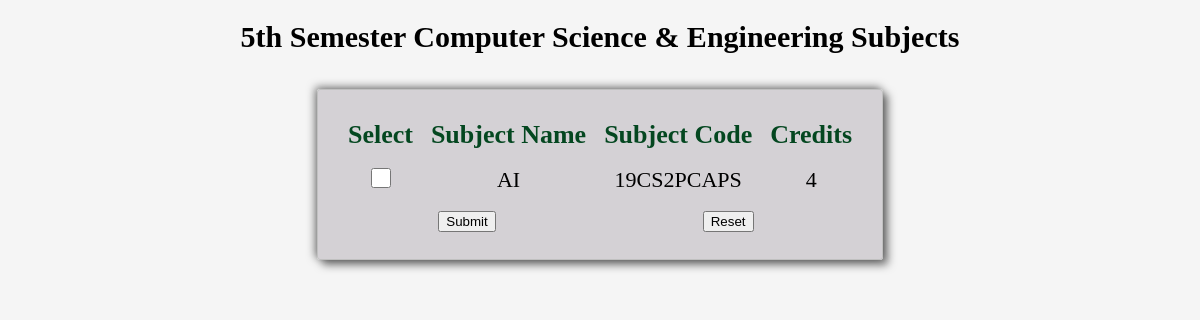
The app's page /5th_sem.php with its own data.
### tables this page shows
CREATE TABLE `add_s5` (
  `id` int(255) NOT NULL,
  `sub_name` varchar(255) NOT NULL,
  `sub_code` varchar(255) NOT NULL,
  `credits` bigint(255) NOT NULL
);

### 5th_sem.php (the view, shortened to what this page needs)
<?php
require_once('../connection.php');
$q = mysqli_query($con, "SELECT * FROM add_s5");
$rr = mysqli_num_rows($q);
if (!$rr) {
  echo "<h2 style='color:red;color:#ff0000;font-family:Acme;'>No Subjects Listed/Added Yet.</h2>";
} else {
?>
  <!DOCTYPE html>
  <html lang="en">
  <head>
  </head>
  <body>
    <h1 class="myh1">5th Semester Computer Science & Engineering Subjects</h1>
    <div class="forms">
      <form class="myform" method="POST">
        <table width="100%">
          <tr>
            <th> Select</th>
            <th> Subject name</th>
            <th> Subject Code</th>
            <th> Credits </th>
          </tr>
          <?php
          while ($row = mysqli_fetch_array($q)) {
            echo "<tr style='color:black;font-size:18px;'>";
            echo "<td> <input type='checkbox' class='geekmark' value = ' . $row[id] . ' /></td>";
            echo "<td align = 'center'>" . $row['sub_name'] . "</td>";
            echo "<td align = 'center'>" . $row['sub_code'] . "</td>";
            echo "<td align = 'center'>" . $row['credits'] . "</td>"; ?>
        <?php }
        }
        ?>
        <tr>
          <td colspan="2"> <input class="btn login_btn" type="submit" name="Submit" value="Submit" /> </td>
          <td colspan="2"> <input class="btn reset_btn" type="reset" value="Reset"></td>
        </tr>
        </table>
      </form>
    </div>
  </body>
  </html>

### 5th_sem.php (style rules this page uses)
.forms { width: fit-content; height: fit-content; margin-left: auto; margin-right: auto; display: block; box-shadow: -2px -2px 9px rgba(0, 0, 0, 0.5), 5px 5px 9px rgba(0, 0, 0, 0.5); padding: 0; border: 1px solid silver; border-radius: 3px; background-color: rgb(82, 66, 85, 0.2); justify-content: flex-start; }
.myform { padding: 20px; border-radius: 8px; }
table th { text-align: center; padding: 8px; color: rgb(4, 71, 32); font-family: 'Bitter'; text-transform: capitalize; text-shadow: rgb(240, 240, 12); font-size: 26px; }
table td { text-align: center; padding: 5px; font-size: 22px; color: black; font-family: 'Bitter'; }
.myh1 { text-align: center; font-size: 30px; text-decoration: none; padding-bottom: 15px; text-shadow: rgba(0, 0, 0, 0.1); font-family: 'PT Serif'; font-weight: bold; }
.geekmark { height: 20px; width: 20px; background-color: green; }
body { background-color: whitesmoke; }

### records on screen
add_s5: sub_name "AI", sub_code "19CS2PCAPS", credits "4"
